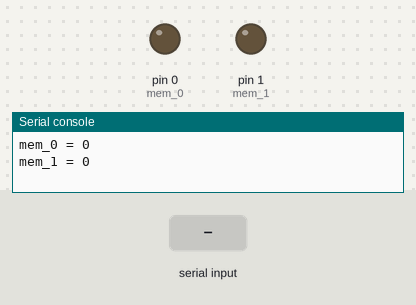
Bench run of a program on a simulated MicroPython board. Shown: output pins drawn as LEDs (lit = HIGH), the last lines printed to the serial console. The test bench sets the inputs (shaded band).

Above: at 1.2 s.
1.3 s: "1" typed at the serial console, then Enter
At 2.1 s:
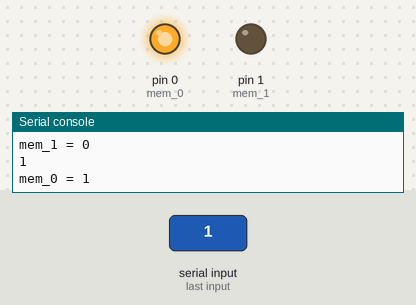
4.3 s: "0" typed at the serial console, then Enter
At 6.1 s:
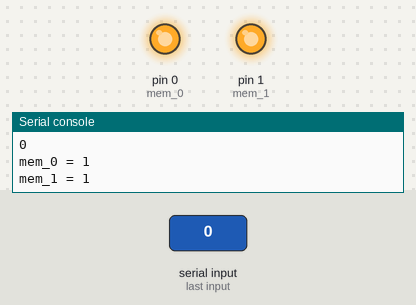
7.3 s: "2" typed at the serial console, then Enter
At 10.6 s:
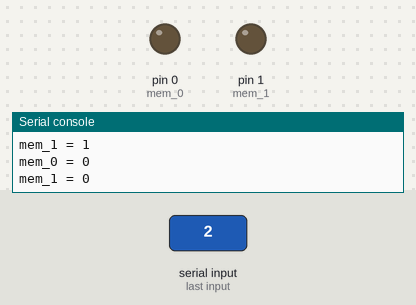
Timing chart, 0 to 12.1 s (numbered marks = the images above; inputs shaded):
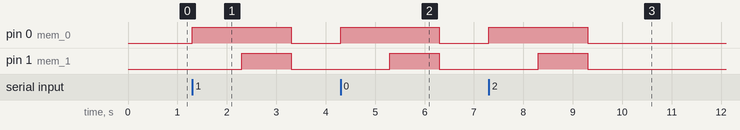

The program:

relay_shutter_test.py
```python
import sys
from machine import Pin
from time import sleep

mem_0 = Pin(0, Pin.OUT)  # membrana externa, en 0 la mantiene cerrada
mem_1 = Pin(1, Pin.OUT)  # membrana interna, en 0 la mantiene abierta
# Arranca todo en 0 para el seteo manual
mem_0.value(0)
mem_1.value(0)
print(f"mem_0 = {mem_0.value()}")
print(f"mem_1 = {mem_1.value()}")
# Cuando quiero medir, abro la externa y al terminar, cierro la interna
recibiendo = True
while recibiendo:
    command = sys.stdin.readline().strip()
    if command != "":
        mem_0.value(1)
        print(f"mem_0 = {mem_0.value()}")
        # midiendo
        sleep(1)
        # terminamos
        mem_1.value(1)
        print(f"mem_1 = {mem_1.value()}")
        sleep(1)
        mem_0.value(0)
        print(f"mem_0 = {mem_0.value()}")
        mem_1.value(0)
        print(f"mem_1 = {mem_1.value()}")
```

Measured:
- after the input at 1.3 s, pin 0 (mem_0): LOW → HIGH at once, → LOW 2.0 s later; pin 1 (mem_1): LOW → HIGH after 1.0 s, → LOW 1.0 s later
- after the input at 4.3 s, pin 0 (mem_0): LOW → HIGH at once, → LOW 2.0 s later; pin 1 (mem_1): LOW → HIGH after 1.0 s, → LOW 1.0 s later
- after the input at 7.3 s, pin 0 (mem_0): LOW → HIGH at once, → LOW 2.0 s later; pin 1 (mem_1): LOW → HIGH after 1.0 s, → LOW 1.0 s later
